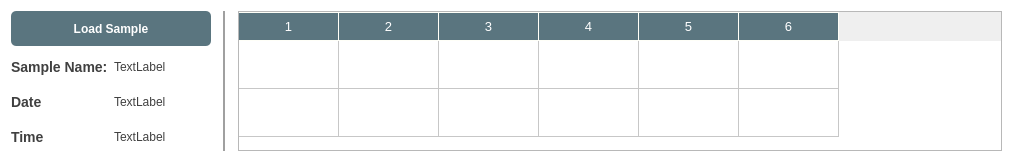
<?xml version="1.0" encoding="UTF-8"?>
<ui version="4.0">
 <class>sampleTest</class>
 <widget class="QWidget" name="sampleTest">
  <property name="enabled">
   <bool>true</bool>
  </property>
  <property name="geometry">
   <rect>
    <x>0</x>
    <y>0</y>
    <width>1013</width>
    <height>160</height>
   </rect>
  </property>
  <property name="windowTitle">
   <string>Form</string>
  </property>
  <property name="styleSheet">
   <string notr="true">*{
	
	font: auto &quot;Arial&quot;;
	

}

#sampleTest{
	background-color: #ffffff;
}






QPushButton{
	border: none;
	font-weight: bold;
	color: #ffffff;
	background-color:rgb(6, 76, 130);
	min-height: 35px;
	border-radius: 5px;
	min-width:200px;
	font-size:12px;
	
}

QPushButton:pressed {

}

QPushButton:hover{

	background-color:rgb(22, 38, 76);

}

QPushButton:disabled{
	color: #808080;
	background-color:rgb(210, 210, 210);

}

/*********************************************/
QHeaderView::section {
    background-color: rgb(90, 117, 127);
	color: #ffffff;
    padding: 4px;
    font-size: 10pt;
    border-style: none;
    border-bottom: 1px solid #fffff8;
    border-right: 1px solid #fffff8;
}

QHeaderView::section:horizontal
{
    border-top: 1px solid #fffff8;
}

QHeaderView::section:vertical
{
    border: 1px solid #fffff8;
}


/*********************************************/
QLabel{
	color: #404040;

}


/*********************************************/
QComboBox
{
	border:2px solid rgb(6, 76, 130);
    border-radius: 3px;
    padding: 1px 18px 1px 8px;
    min-width: 6em;
	min-height: 35px;
	font-size: 14px;
}

QComboBox:enabled{
color: rgb(50, 50, 50);
}

QComboBox:disabled
{
	border:2px solid rgb(210, 210, 210);
	color:(210, 210, 210);

}

QComboBox::down-arrow
{   
	image: url(:/assets/Assets/icons/icons8-arrow-48.png);
	width: 15px;
    height: 15px;

}

QComboBox::drop-down
{
	 background-color: rgb(6, 76, 130);
	 min-width: 30px;
}

QComboBox::drop-down:disabled 
{
	 background-color: rgb(210, 210, 210);
	 min-width: 30px;
}

QComboBox QAbstractItemView {
    border: none;
    selection-background-color: rgb(6, 76, 130);
	selection-color: rgb(6, 76, 130);


}

QComboBox QAbstractItemView {
    border: none;
}

QComboBox QAbstractItemView::item {
    border: none;
	height:30px;
}

/*********************************************/

QDateEdit
{
	border:2px solid rgb(6, 76, 130);
    border-radius: 3px;
    padding: 1px 18px 1px 8px;
    min-width: 6em;
	min-height: 35px;
	font-size: 16px;
}


QDateEdit:disabled ,
QDateEdit:disabled 
{
	border:2px solid rgb(200, 200, 200);
}



QDateEdit::up-arrow
{   
	image: url(:/assets/Assets/icons/icons8-uptriangle-48.png);
	width: 10px;
    height: 10px;

}

QDateEdit::down-arrow 
{   
	image: url(:/assets/Assets/icons/icons8-downtriangle-48.png);
	width: 10px;
    height: 10px;

}

QDateEdit::up-button,
QDateEdit::down-button
{
    subcontrol-origin: border;
	background-color:rgb(6, 76, 130);
    width: 30px;
}


QDateEdit::up-button:disabled ,
QDateEdit::down-button:disabled
    {
    subcontrol-origin: border;
	background-color:rgb(209, 209, 209);
    width: 30px;
}

QDateEdit:focus
{
	background: rgb(241, 241, 241);
	/*selection-background-color: black;*/
}

/*********************************************/

QSpinBox, QDoubleSpinBox  
{
	border:2px solid rgb(6, 76, 130);
    border-radius: 3px;
    padding: 1px 18px 1px 8px;
    min-width: 6em;
	min-height: 35px;
	font-size: 16px;
}

QSpinBox:enabled, QDoubleSpinBox:enabled{
color: rgb(50, 50, 50);
}


QSpinBox:disabled ,
QDoubleSpinBox:disabled 
{
	border:2px solid rgb(200, 200, 200);
	color:(210, 210, 210);
}

QSpinBox:focus , QDoubleSpinBox:focus
{
	background-color:red;
}

QSpinBox::up-arrow, QDoubleSpinBox::up-arrow
{   
	image: url(:/assets/Assets/icons/icons8-uptriangle-48.png);
	width: 10px;
    height: 10px;

}

QSpinBox::down-arrow ,  QDoubleSpinBox::down-arrow
{   
	image: url(:/assets/Assets/icons/icons8-downtriangle-48.png);
	width: 10px;
    height: 10px;

}

QSpinBox::up-button,
QSpinBox::down-button,
QDoubleSpinBox::up-button,
QDoubleSpinBox::down-button   {
    subcontrol-origin: border;
	background-color:rgb(6, 76, 130);
    width: 30px;
}


QSpinBox::up-button:disabled ,
QSpinBox::down-button:disabled ,
QDoubleSpinBox::up-button:disabled ,
QDoubleSpinBox::down-button:disabled    {
    subcontrol-origin: border;
	background-color:rgb(209, 209, 209);
    width: 30px;
}

QSpinBox:focus, QDoubleSpinBox:focus{
	background: rgb(241, 241, 241);
	/*selection-background-color: black;*/
}


/*******************************************/


QCheckBox::indicator {
    width: 25px;
    height: 25px;
	border:2px solid rgb(6, 76, 130);
	border-radius: 3px;
	
}

QCheckBox::indicator:checked {
    image:url(:/assets/Assets/icons/icons8-check-50.png);
	background-color:rgb(6, 76, 130);
}

/*******************************************/
QLineEdit
{
	border:2px solid rgb(6, 76, 130);
    border-radius: 3px;
    padding: 1px 18px 1px 8px;
    min-width: 6em;
	min-height: 35px;
	font-size: 16px;
}

/*******************************************/

QProgressBar {
    border: none;
    border-radius: 5px;
    text-align: center;
	background-color:rgb(43, 43, 43);
	color:#ffffff;
	font-weight: bold;
	font-size: 20px;
	height: 32;
}

QProgressBar::chunk {
    background-color: rgb(8, 103, 176);
    width: 20px;


}


/*******************************************/

QTabBar::tab:selected {
    background: rgb(6, 76, 130);
	font-weight: bold;
	font-size: 20px;
}

QTabBar::tab:!selected {
	border-left: 1px solid rgb(199, 199, 199);
	border-right: 1px solid rgb(199, 199, 199);
}

QTabBar::tab{
	height:40px;
	width: 150px;
	background-color: rgb(93, 93, 93);
	color: rgb(255,255,255);
	font-size: 16px;
}


QTabWidget::pane { /* The tab widget frame */
    border-top: 2px solid rgb(6, 76, 130);


}
QTabWidget{
background-color: rgb(48, 48, 48)
}
/*******************************************/














QGroupBox{
	font-weight: bold;
}

QLineEdit:hover{
	border: 1px solid black;
	background: #e4f0fa;
}

QLineEdit:focus {
	color: white;
	background: #0078D7;
	selection-background-color: black;
}

QSpinBox:hover{
	background: #e4f0fa;
}



QDoubleSpinBox:hover{
	background: #e4f0fa;
}


QTimeEdit:hover{
	background: #e4f0fa;
}

QTimeEdit:focus {
	color: white;
	background: #0078D7;
	selection-background-color: black;
}

QListView::item{
	height: 30px;
}
</string>
  </property>
  <layout class="QHBoxLayout" name="horizontalLayout">
   <item>
    <layout class="QVBoxLayout" name="verticalLayout">
     <property name="topMargin">
      <number>0</number>
     </property>
     <property name="rightMargin">
      <number>0</number>
     </property>
     <item>
      <widget class="QPushButton" name="pushButton">
       <property name="styleSheet">
        <string notr="true">background-color:rgb(90, 117, 127);</string>
       </property>
       <property name="text">
        <string>Load Sample</string>
       </property>
       <property name="icon">
        <iconset resource="Assets.qrc">
         <normaloff>:/assets/Assets/icons/icons8-download-50.png</normaloff>:/assets/Assets/icons/icons8-download-50.png</iconset>
       </property>
      </widget>
     </item>
     <item>
      <layout class="QGridLayout" name="gridLayout_2">
       <item row="1" column="0">
        <widget class="QLabel" name="label_3">
         <property name="styleSheet">
          <string notr="true">font-size: 14px;
font-weight:bold;</string>
         </property>
         <property name="text">
          <string>Date</string>
         </property>
        </widget>
       </item>
       <item row="0" column="1">
        <widget class="QLabel" name="sample_name_lbl">
         <property name="text">
          <string>TextLabel</string>
         </property>
        </widget>
       </item>
       <item row="0" column="0">
        <widget class="QLabel" name="label">
         <property name="styleSheet">
          <string notr="true">font-size: 14px;
font-weight:bold;</string>
         </property>
         <property name="text">
          <string>Sample Name:</string>
         </property>
        </widget>
       </item>
       <item row="1" column="1">
        <widget class="QLabel" name="date_lbl">
         <property name="text">
          <string>TextLabel</string>
         </property>
        </widget>
       </item>
       <item row="2" column="0">
        <widget class="QLabel" name="label_5">
         <property name="styleSheet">
          <string notr="true">font-size: 14px;
font-weight:bold;</string>
         </property>
         <property name="text">
          <string>Time</string>
         </property>
        </widget>
       </item>
       <item row="2" column="1">
        <widget class="QLabel" name="time_lbl">
         <property name="text">
          <string>TextLabel</string>
         </property>
        </widget>
       </item>
      </layout>
     </item>
    </layout>
   </item>
   <item>
    <widget class="Line" name="line">
     <property name="minimumSize">
      <size>
       <width>15</width>
       <height>0</height>
      </size>
     </property>
     <property name="styleSheet">
      <string notr="true">color: #a0a0a0;</string>
     </property>
     <property name="frameShadow">
      <enum>QFrame::Plain</enum>
     </property>
     <property name="lineWidth">
      <number>2</number>
     </property>
     <property name="orientation">
      <enum>Qt::Vertical</enum>
     </property>
    </widget>
   </item>
   <item>
    <widget class="QTableWidget" name="table">
     <property name="minimumSize">
      <size>
       <width>0</width>
       <height>140</height>
      </size>
     </property>
     <property name="horizontalScrollBarPolicy">
      <enum>Qt::ScrollBarAlwaysOff</enum>
     </property>
     <property name="sizeAdjustPolicy">
      <enum>QAbstractScrollArea::AdjustToContents</enum>
     </property>
     <property name="rowCount">
      <number>2</number>
     </property>
     <property name="columnCount">
      <number>6</number>
     </property>
     <attribute name="horizontalHeaderHighlightSections">
      <bool>true</bool>
     </attribute>
     <attribute name="verticalHeaderVisible">
      <bool>false</bool>
     </attribute>
     <attribute name="verticalHeaderDefaultSectionSize">
      <number>48</number>
     </attribute>
     <row/>
     <row/>
     <column/>
     <column/>
     <column/>
     <column/>
     <column/>
     <column/>
    </widget>
   </item>
  </layout>
 </widget>
 <resources>
  <include location="Assets.qrc"/>
 </resources>
 <connections/>
</ui>
